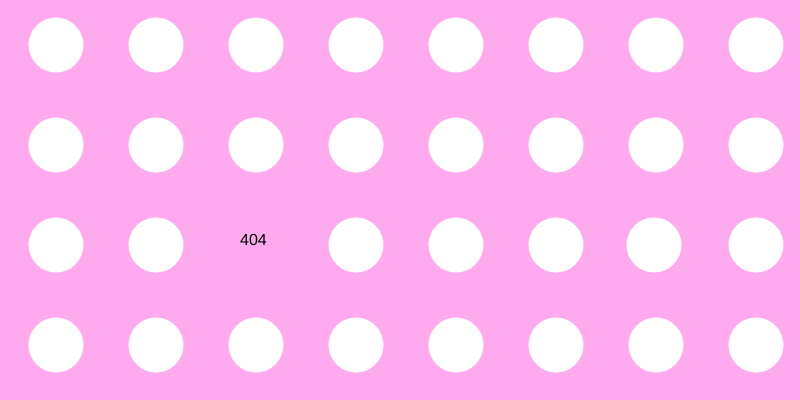
Frame 1 (no input)
Frame 60 (no input): identical to frame 1, image omitted
Frame 120 (the mouse pressed at the canvas centre since frame 60): identical to frame 1, image omitted

The p5.js sketch that drew this single still picture (run headless with seeded random() and noise() and a simulated clock; from frame 60 on, the mouse is pressed at the canvas centre):

// p5.js sketch
// ── sketch.js
function setup() {
  createCanvas(800, 400)
}

function draw() {
  background('#fae');
  
  textSize(16);
  text("404", 240, 245);

  noStroke()
  ellipse(56, 45, 55, 55);
  noStroke()
  ellipse(156, 45, 55, 55);
  noStroke()
  ellipse(256, 45, 55, 55);
  noStroke()
  ellipse(356, 45, 55, 55);
  noStroke()
  ellipse(456, 45, 55, 55);
  noStroke()
  ellipse(556, 45, 55, 55);
  noStroke()
  ellipse(656, 45, 55, 55);
  noStroke()
  ellipse(756, 45, 55, 55);
  noStroke()
  ellipse(56, 145, 55, 55);
  noStroke()
  ellipse(156, 145, 55, 55);
  noStroke()
  ellipse(256, 145, 55, 55);
  noStroke()
  ellipse(356, 145, 55, 55);
  noStroke()
  ellipse(456, 145, 55, 55);
  noStroke()
  ellipse(556, 145, 55, 55);
  noStroke()
  ellipse(656, 145, 55, 55);
  noStroke()
  ellipse(756, 145, 55, 55);
  noStroke()
  ellipse(56, 245, 55, 55);
  noStroke()
  ellipse(156, 245, 55, 55);
  noStroke()
  ellipse(356, 245, 55, 55);
  noStroke()
  ellipse(456, 245, 55, 55);
  noStroke()
  ellipse(556, 245, 55, 55);
  noStroke()
  ellipse(654, 245, 55, 55);
  noStroke()
  ellipse(756, 245, 55, 55);
  noStroke()
  ellipse(56, 345, 55, 55);
  noStroke()
  ellipse(156, 345, 55, 55);
  noStroke()
  ellipse(256, 345, 55, 55);
  noStroke()
  ellipse(356, 345, 55, 55);
  noStroke()
  ellipse(456, 345, 55, 55);
  noStroke()
  ellipse(556, 345, 55, 55);
  noStroke()
  ellipse(656, 345, 55, 55);
  noStroke()
  ellipse(756, 345, 55, 55);
}
